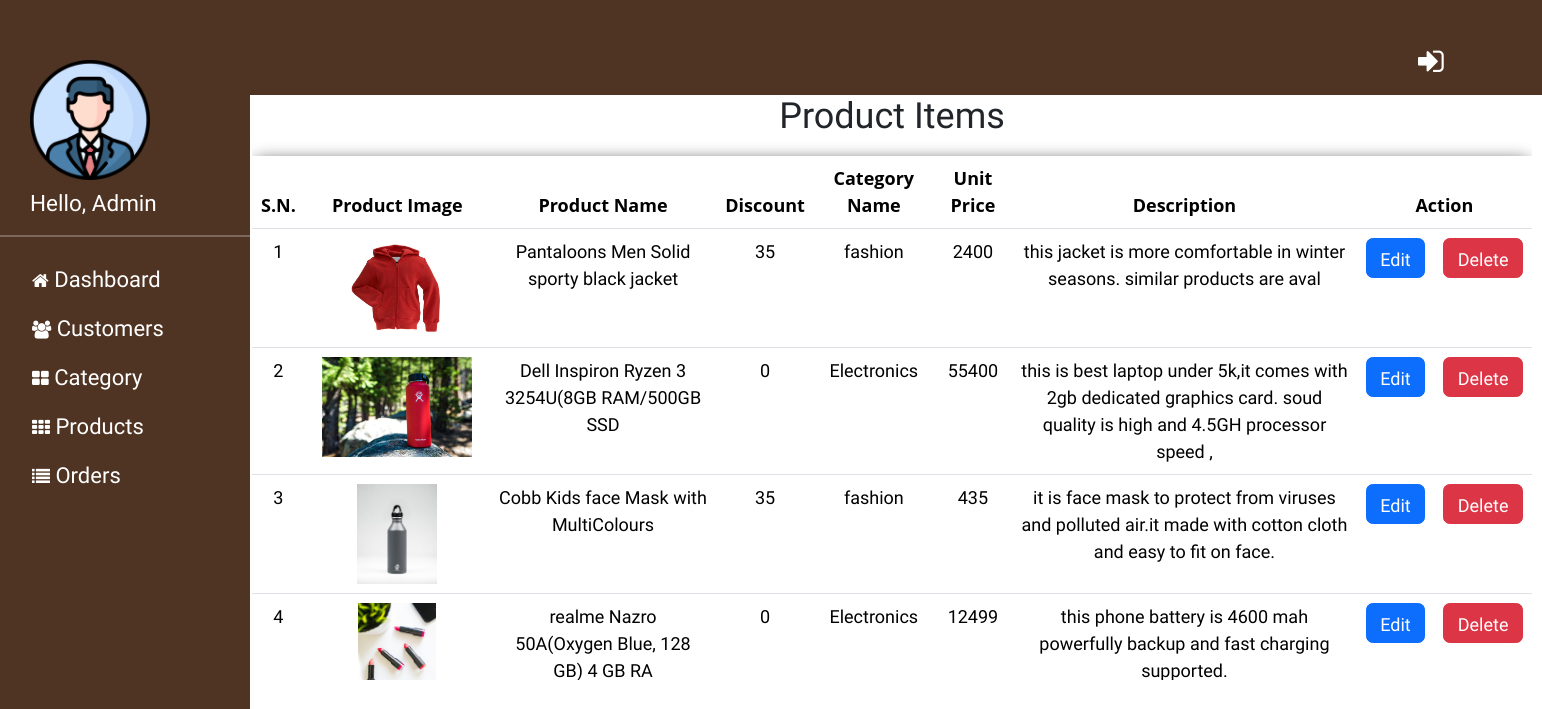
/admin/viewAllProducts.php, run on the app's committed database.
### tables this page shows
CREATE TABLE `product` (
  `id` int(20) NOT NULL,
  `Category` varchar(100) NOT NULL,
  `sub_cat` varchar(100) NOT NULL,
  `brand` varchar(50) NOT NULL,
  `product_name` varchar(50) NOT NULL,
  `price` int(20) NOT NULL,
  `size` varchar(20) NOT NULL,
  `color` varchar(120) NOT NULL,
  `material` varchar(20) NOT NULL,
  `availability` varchar(20) NOT NULL,
  `discount` varchar(20) NOT NULL COMMENT 'in percentage %',
  `pic` varchar(100) NOT NULL,
  `description` varchar(120) NOT NULL,
  `status` int(11) NOT NULL,
  `label` int(11) NOT NULL COMMENT '0=None,1=featured,2=Sponsored\r\n',
  `views` int(11) NOT NULL,
  `created_date` timestamp NOT NULL DEFAULT current_timestamp()
);

### admin/viewAllProducts.php (the view, shortened to what this page needs)
<?php
include('admin_header.php');
?>
<div id="main-content" style=" height: 585px; width: 1280px;margin-left: 252px;margin-top: 0px; overflow: auto;">
  <div>
    <h2 align="center" style="margin-bottom: 18px;">Product Items</h2>
    <table class="table ">
      <thead>
        <tr>
          <th class="text-center">S.N.</th>
          <th class="text-center">Product Image</th>
          <th class="text-center">Product Name</th>
          <th class="text-center">Discount</th>
          <th class="text-center">Category Name</th>
          <th class="text-center">Unit Price</th>
          <th class="text-center">Description</th>
          <th class="text-center" colspan="2">Action</th>
        </tr>
      </thead>
      <?php
      $sql = "SELECT *,product.id as pid from `product`, `category` WHERE product.Category=category.category_name";
      $result = $conn->query($sql);
      $count = 1;
      if ($result->num_rows > 0) {
        while ($row = $result->fetch_assoc()) {
      ?>
          <tr>
            <td><?= $count ?></td>
            <td><img height='100px' src="..<?php echo $row['pic']; ?>"></td>
            <td><?= $row["product_name"] ?></td>
            <td><?= $row["discount"] ?></td>
            <td><?= $row["Category"] ?></td>
            <td><?= $row["price"] ?></td>
            <td><?= $row["description"] ?></td>
            <td><button class="btn btn-primary" style="height:40px" onclick="itemEditForm('<?= $row['pid'] ?>')">Edit</button></td>
            <td><button class="btn btn-danger" style="height:40px" onclick="itemDelete('<?= $row['pid'] ?>',this)">Delete</button></td>
          </tr>
      <?php
          $count = $count + 1;
        }
      }
      ?>
    </table>
  </div>
</div>
</body>
</html>
<?php
include('admin_footer.php');
?>

### css/style2.css (style rules this page uses)
* { margin: 0; padding: 0; font-family: 'Work Sans', sans-serif; font-size: 18px; }
table { width: 100%; border-collapse: collapse; border-spacing: 0; box-shadow: 0 2px 15px rgba(64, 64, 64, .7); border-radius: 12px 12px 0 0; margin-bottom: 50px; }
td, th { padding: 10px 16px; text-align: center; }
th { background-color: #584e46; color: #fafafa; font-family: 'Open Sans', Sans-serif; font-weight: bold; }
tr { width: 100%; background-color: #fafafa; font-family: 'Montserrat', sans-serif; }
tr:nth-child(even) { background-color: #eeeeee; }
.btn { font-weight: 700; height: 36px; -moz-user-select: none; -webkit-user-select: none; user-select: none; cursor: default; }

### data on the page
product: pic (picture), product_name "Pantaloons Men Solid sporty black jacket", discount "35", Category "fashion", price "2400", description "this jacket is more comfortable in winter seasons. similar products are aval"
product: pic (picture), product_name "Dell Inspiron Ryzen 3 3254U(8GB RAM/500GB SSD", discount "0", Category "Electronics", price "55400", description "this is best laptop under 5k,it comes with 2gb dedicated graphics card. soud quality is high and 4.5GH processor speed ,"
product: pic (picture), product_name "Cobb Kids face Mask with MultiColours", discount "35", Category "fashion", price "435", description "it is face mask to protect from viruses and polluted air.it made with cotton cloth and easy to fit on face."
product: pic (picture), product_name "realme Nazro 50A(Oxygen Blue, 128 GB) 4 GB RA", discount "0", Category "Electronics", price "12499", description "this phone battery is 4600 mah powerfully backup and fast charging supported."
